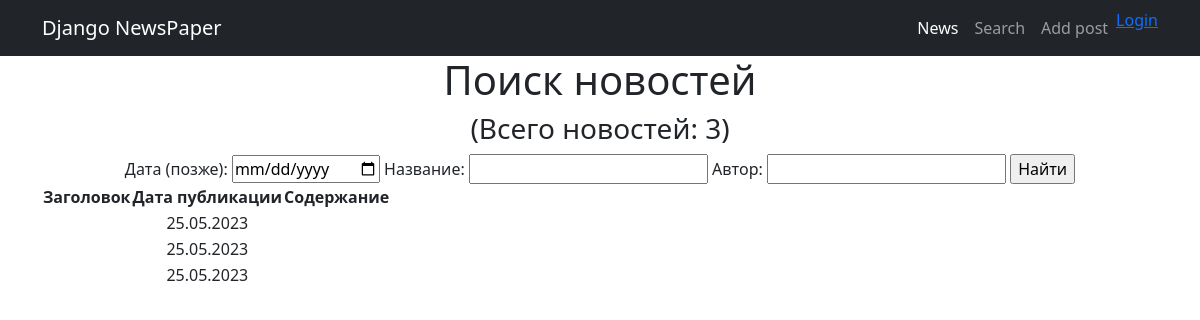
Page /news/search/ on the earlier database version.
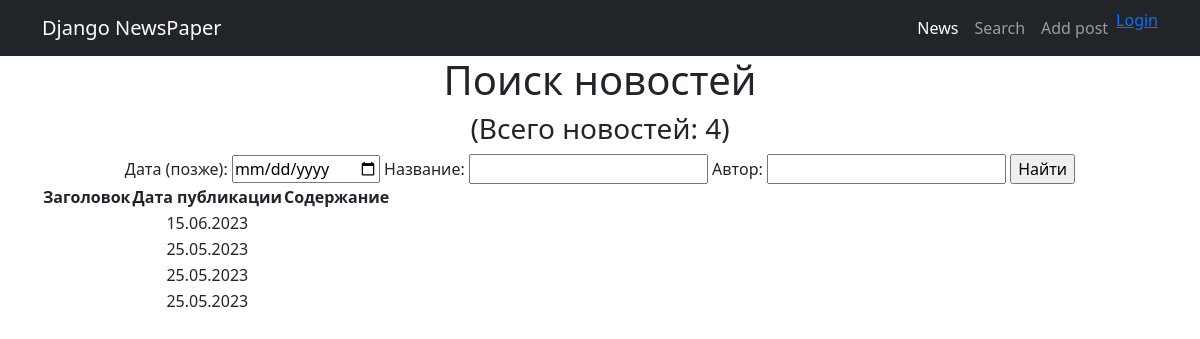
Same page on the later database version.
### news/models.py (models this page shows, shortened)
class Post(models.Model):
    author = models.ForeignKey(Author, on_delete=models.CASCADE)
    NEWS = 'NW'
    ARTICAL = 'AR'
    CATEGORY_CHOICES = (
        (NEWS, 'Новость'),
        (ARTICAL, 'Статья'),
    )
    categoryType = models.CharField(max_length=2, choices=CATEGORY_CHOICES, default=ARTICAL)
    dateCreations = models.DateTimeField(auto_now_add=True)
    postCategory = models.ManyToManyField(Category, through='PostCategory')
    title = models.CharField(max_length=128)
    text = models.TextField()
    rating = models.SmallIntegerField(default=0)
    def get_absolute_url(self):
        return "/news/%i/" % self.id

### news/views.py (the view)
# urls.py: path('search/', PostSearch.as_view(), name='search'),
class PostSearch(ListView):
    model = Post
    template_name = 'news/post_search.html'
    context_object_name = 'posts'
    ordering = ['-dateCreations']
    def get_context_data(self, **kwargs):
        context = super().get_context_data(**kwargs)
        context['filter'] = PostFilter(self.request.GET, queryset=self.get_queryset())
        return context

### news/templatetags/custom_filters.py (called while the page is built)
@register.filter(name='censor')
def censor(value):
    censored = profanity.censor(value, '*')
    return (censored)

### news/templates/news/post_search.html (shortened to what this page needs)
{% extends 'news/base.html' %}
{% load custom_filters %}
{% block content %}
<h1>Поиск новостей</h1>
<h3>(Всего новостей: {{ posts|length }})</h3>
<form method='GET'>
    {{ filter.form }}
    <input type='submit' value='Найти'>
</form>
<table>
    <thead>
        <th>
            Заголовок
        </th>
        <th>
            Дата публикации
        </th>
        <th>
            Содержание
        </th>
    </thead>
    {% for post in filter.qs %}
        <tr>
            <td>
            </td>
            <td>
                {{ post.dateCreations|date:'d.m.Y' }}
            </td>
            <td>
            </td>
        </tr>
    {% endfor %}
{% endblock content %}

Differences in the rows shown:
added Post: dateCreations "15.06.2023"
Other differences:
{{ posts|length }}: "3" → "4"
